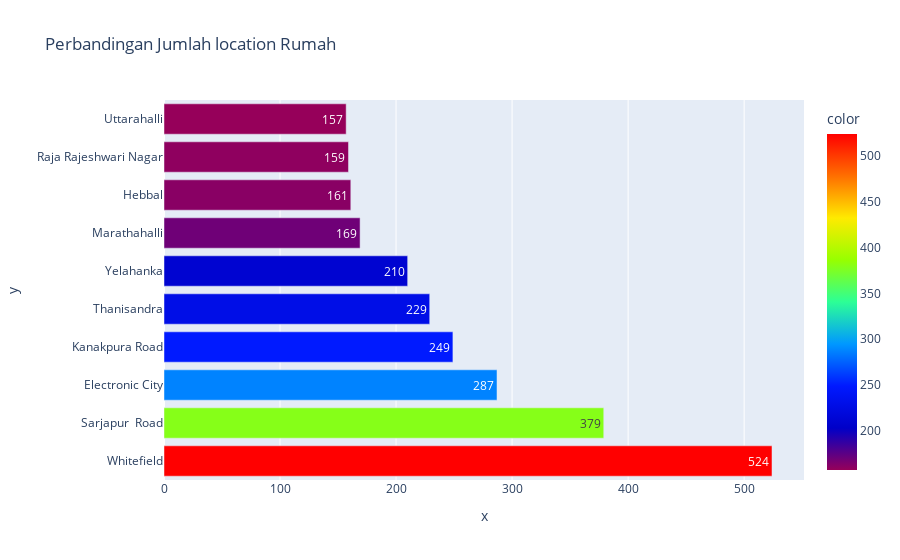

Notebook code for this chart:
### Code cell
data_lok = data_rd_out['location'].value_counts()
data_lok = dict(data_lok)
fig = go.Figure()
fig = px.bar(y= list(data_lok.keys())[0:10], 
            x=list(data_lok.values())[0:10],
            text=list(data_lok.values())[0:10],
            orientation='h',
            color=list(data_lok.values())[0:10],
            color_continuous_scale = 'Rainbow',
            title='Perbandingan Jumlah location Rumah')
fig.show()

### Figure 1 — Plotly figure (JSON) as saved in the notebook; plotly's stock layout.template omitted (floating-point values rounded to 4 significant figures)
{"data": [{"alignmentgroup": "True", "hovertemplate": "x=%{x}<br>y=%{y}<br>text=%{text}<br>color=%{marker.color}<extra></extra>", "legendgroup": "", "marker": {"color": [524, 379, 287, 249, 229, 210, 169, 161, 159, 157], "coloraxis": "coloraxis", "pattern": {"shape": ""}}, "name": "", "offsetgroup": "", "orientation": "h", "showlegend": false, "text": [524, 379, 287, 249, 229, 210, 169, 161, 159, 157], "textposition": "auto", "type": "bar", "x": [524, 379, 287, 249, 229, 210, 169, 161, 159, 157], "xaxis": "x", "y": ["Whitefield", "Sarjapur  Road", "Electronic City", "Kanakpura Road", "Thanisandra", "Yelahanka", "Marathahalli", "Hebbal", "Raja Rajeshwari Nagar", "Uttarahalli"], "yaxis": "y"}], "layout": {"barmode": "relative", "coloraxis": {"colorbar": {"title": {"text": "color"}}, "colorscale": [[0, "rgb(150,0,90)"], [0.125, "rgb(0,0,200)"], [0.25, "rgb(0,25,255)"], [0.375, "rgb(0,152,255)"], [0.5, "rgb(44,255,150)"], [0.625, "rgb(151,255,0)"], [0.75, "rgb(255,234,0)"], [0.875, "rgb(255,111,0)"], [1, "rgb(255,0,0)"]]}, "legend": {"tracegroupgap": 0}, "title": {"text": "Perbandingan Jumlah location Rumah"}, "xaxis": {"anchor": "y", "domain": [0, 1], "title": {"text": "x"}}, "yaxis": {"anchor": "x", "domain": [0, 1], "title": {"text": "y"}}}}
